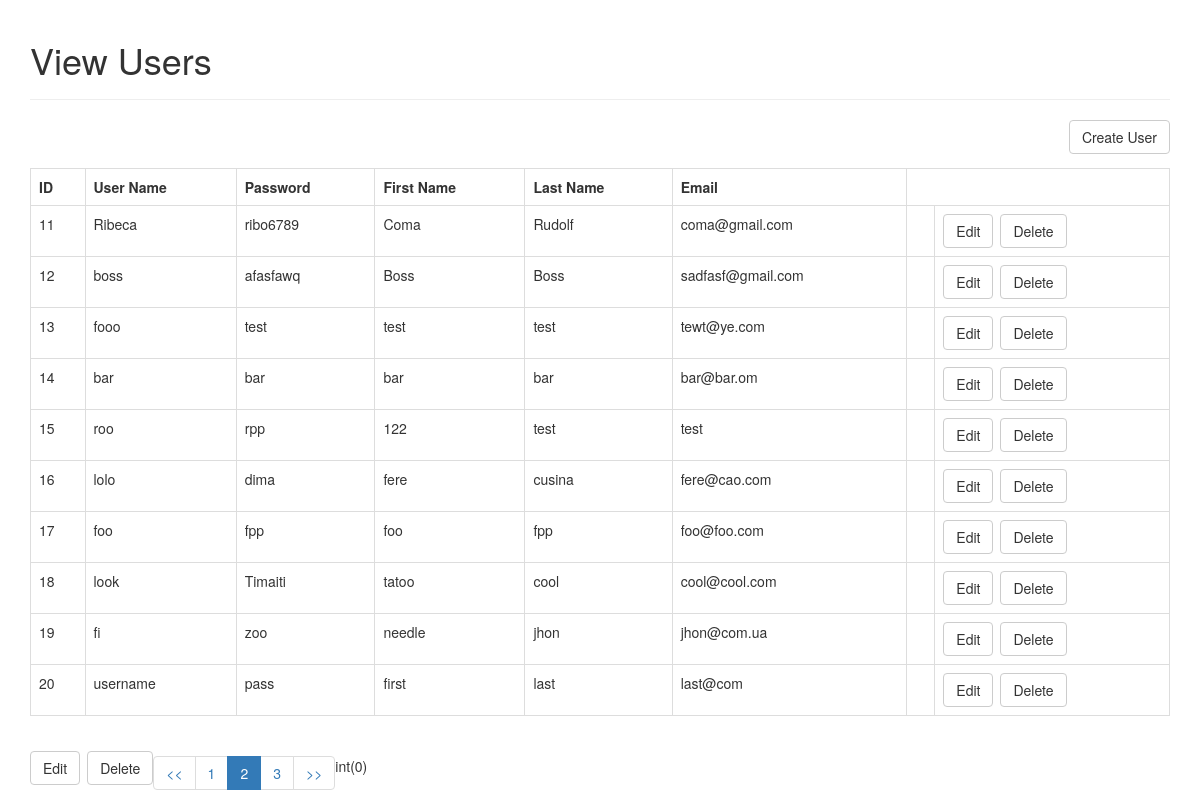
The app's page /index.php?page=2 with its own data.
### tables this page shows
CREATE TABLE IF NOT EXISTS `users` (
  `id` int(11) NOT NULL AUTO_INCREMENT,
  `username` varchar(255) NOT NULL,
  `password` varchar(255) NOT NULL,
  `first_name` varchar(255) NOT NULL,
  `last_name` varchar(255) NOT NULL,
  `email` varchar(255) NOT NULL,
  PRIMARY KEY (`id`)
);

### object/users.php (called while the page is built, shortened)
<?php
class Users{
    private $conn;
    private $table_name = "users";
    public function __construct($db){
        $this->conn = $db;
    }
function readAll($page, $from_record_num, $records_per_page){
    $query = "SELECT
                id, username, password, first_name, last_name, email
            FROM
                " . $this->table_name . "
            ORDER BY
                id ASC
            LIMIT
                {$from_record_num}, {$records_per_page}";
    $stmt = $this->conn->prepare( $query );
    $stmt->execute();
    return $stmt;
}
}

### index.php (the view, shortened to what this page needs)
<?php
include_once 'config/database.php';
include_once 'object/users.php';
include_once "header.php";
echo "<div class='right-button-margin'>";
    echo "<a href='create_user.php' class='btn btn-default pull-right'>Create User</a>";
echo "</div>";
$page = isset($_GET['page']) ? $_GET['page'] : 1;
$records_per_page = 10;
$from_record_num = ($records_per_page * $page) - $records_per_page;
$database = new Database();
$db = $database->getConnection();
$user = new Users($db);
$stmt = $user->readAll($page, $from_record_num, $records_per_page);
$num = $stmt->rowCount();
if($num>0){
    echo "<table class = 'table table-hover table-responsive table-bordered'>";
        echo "<tr>";
            echo "<th>ID</th>";
            echo "<th>User Name</th>";
            echo "<th>Password</th>";
            echo "<th>First Name</th>";
            echo "<th>Last Name</th>";
            echo "<th>Email</th>";
        echo "</tr>";
        while ($row = $stmt->fetch(PDO::FETCH_ASSOC)){
            extract($row);
            echo "<tr>";
                echo "<td>{$id}</td>";
                echo "<td>{$username}</td>";
                echo "<td>{$password}</td>";
                echo "<td>{$first_name}</td>";
                echo "<td>{$last_name}</td>";
                echo "<td>{$email}</td>";
                echo "<td>";
                echo "</td>";
                echo "<td>";
                echo "<a href='update_users.php?id={$id}' class='btn btn-default left-margin'>Edit</a>";
                echo "<a href='delete_user.php?id={$id}' class='btn btn-default delete-object'>Delete</a>";
                echo "</td>";
            echo "</tr>";
        }
    echo "</table>";
}
else{
    echo "<div>No users found.</div>";
}
echo "<td>";
    echo "<a href='update_users.php?id={$id}' class='btn btn-default left-margin'>Edit</a>";
    echo "<a href='delete_user.php?id={$id}' class='btn btn-default delete-object'>Delete</a>";
echo "</td>";
include_once 'paging_users.php';
?>
<?php
include_once "footer.php";
?>

### header.php (style rules this page uses)
.left-margin { margin:0 .5em 0 0; }
.right-button-margin { margin: 0 0 1em 0; overflow: hidden; }

### records on screen
users: id "11", username "Ribeca", password "ribo6789", first_name "Coma", last_name "Rudolf", email "coma@gmail.com"
users: id "12", username "boss", password "afasfawq", first_name "Boss", last_name "Boss", email "sadfasf@gmail.com"
users: id "13", username "fooo", password "test", first_name "test", last_name "test", email "tewt@ye.com"
users: id "14", username "bar", password "bar", first_name "bar", last_name "bar", email "bar@bar.om"
users: id "15", username "roo", password "rpp", first_name "122", last_name "test", email "test"
users: id "16", username "lolo", password "dima", first_name "fere", last_name "cusina", email "fere@cao.com"
users: id "17", username "foo", password "fpp", first_name "foo", last_name "fpp", email "foo@foo.com"
users: id "18", username "look", password "Timaiti", first_name "tatoo", last_name "cool", email "cool@cool.com"
users: id "19", username "fi", password "zoo", first_name "needle", last_name "jhon", email "jhon@com.ua"
users: id "20", username "username", password "pass", first_name "first", last_name "last", email "last@com"

### other values on screen
$page_title "View Users"
